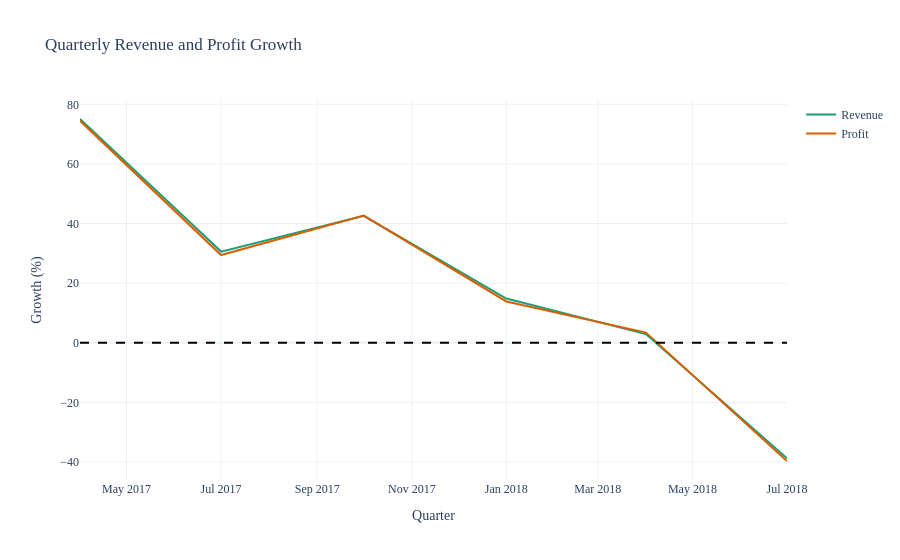

Notebook cell for this chart:
### Markdown cell above
### Quarter-on-Quarter Revenue and Profit Growth

Starting from once it has settled

### Code cell
# create new data frame and rename
growth_plot = growth[["quarter", "rev_growth", "prof_growth"]].rename(columns={"rev_growth": "Revenue", "prof_growth": "Profit"})

# filter so that the initial changes are not included
growth_plot = growth_plot[growth_plot["Revenue"] < 1000]

# initialise figure
fig = px.line(growth_plot, x="quarter", y=["Revenue", "Profit"], title="Quarterly Revenue and Profit Growth",
              labels={"quarter": "Quarter", "value": "Growth (%)", "variable": ""},
              color_discrete_sequence=px.colors.qualitative.Dark2)

# make hover template
fig.update_traces(
    hovertemplate="%{fullData.name}<br>Quarter=%{x|%b %Y}<br>Amount=%{y:,.0f}%<extra></extra>"
)

# change font and template
fig.update_layout(font_family="Roboto Mono", template="plotly_white")

# add horizontal line at 0%
fig.add_hline(y=0, line_dash="dash", line_color="black")

# show figure
fig.show()

### Figure 1 — Plotly figure (JSON) as saved in the notebook; plotly's stock layout.template omitted (floating-point values rounded to 4 significant figures)
{"data": [{"hovertemplate": "%{fullData.name}<br>Quarter=%{x|%b %Y}<br>Amount=%{y:,.0f}%<extra></extra>", "legendgroup": "Revenue", "line": {"color": "rgb(27,158,119)", "dash": "solid"}, "marker": {"symbol": "circle"}, "mode": "lines", "name": "Revenue", "orientation": "v", "showlegend": true, "type": "scatter", "x": ["2017-04-01 00:00:00.000", "2017-07-01 00:00:00.000", "2017-10-01 00:00:00.000", "2018-01-01 00:00:00.000", "2018-04-01 00:00:00.000", "2018-07-01 00:00:00.000"], "xaxis": "x", "y": [75.08, 30.59, 42.57, 14.85, 2.91, -38.77], "yaxis": "y"}, {"hovertemplate": "%{fullData.name}<br>Quarter=%{x|%b %Y}<br>Amount=%{y:,.0f}%<extra></extra>", "legendgroup": "Profit", "line": {"color": "rgb(217,95,2)", "dash": "solid"}, "marker": {"symbol": "circle"}, "mode": "lines", "name": "Profit", "orientation": "v", "showlegend": true, "type": "scatter", "x": ["2017-04-01 00:00:00.000", "2017-07-01 00:00:00.000", "2017-10-01 00:00:00.000", "2018-01-01 00:00:00.000", "2018-04-01 00:00:00.000", "2018-07-01 00:00:00.000"], "xaxis": "x", "y": [74.49, 29.43, 42.67, 13.86, 3.42, -39.67], "yaxis": "y"}], "layout": {"font": {"family": "Roboto Mono"}, "legend": {"title": {"text": ""}, "tracegroupgap": 0}, "shapes": [{"line": {"color": "black", "dash": "dash"}, "type": "line", "x0": 0, "x1": 1, "xref": "x domain", "y0": 0, "y1": 0, "yref": "y"}], "title": {"text": "Quarterly Revenue and Profit Growth"}, "xaxis": {"anchor": "y", "domain": [0, 1], "title": {"text": "Quarter"}}, "yaxis": {"anchor": "x", "domain": [0, 1], "title": {"text": "Growth (%)"}}}}
